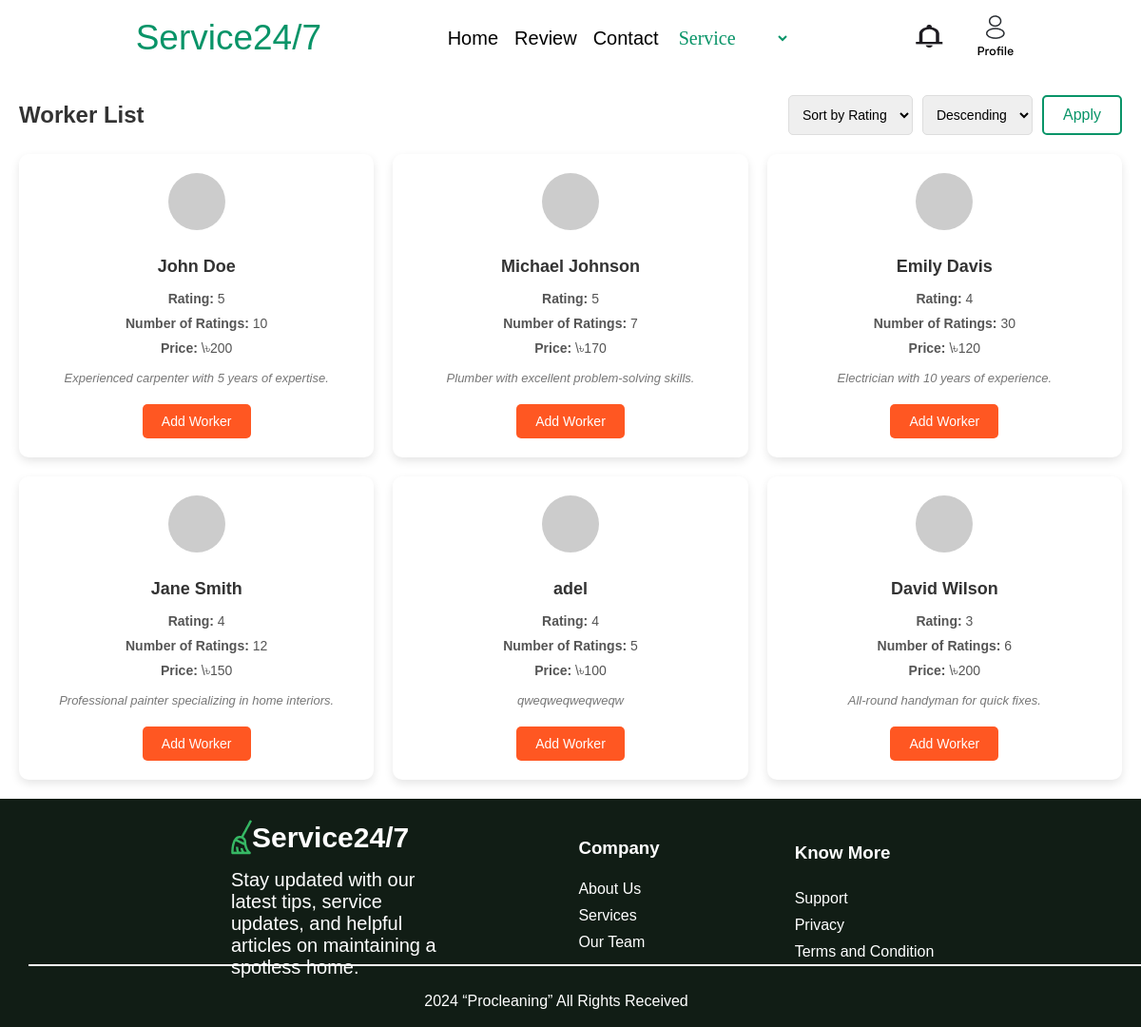
The app's page /Electrician/filter.php with its own data.
### tables this page shows
CREATE TABLE `worker` (
  `id` int(11) NOT NULL,
  `nid` bigint(20) NOT NULL,
  `fullname` varchar(50) NOT NULL,
  `phone` int(11) NOT NULL,
  `email` varchar(50) NOT NULL,
  `password` varchar(100) NOT NULL,
  `work_type` int(11) NOT NULL,
  `detail` text NOT NULL,
  `rating` int(11) NOT NULL,
  `num_of_rating` int(11) NOT NULL,
  `price` int(11) NOT NULL
);

### Electrician/filter.php (the view, shortened to what this page needs)
<?php
$host = 'localhost';
$username = 'root';
$password = '';
$database = 'service24/7';
$conn = new mysqli($host, $username, $password, $database);
$sort_by = isset($_GET['sort_by']) ? $_GET['sort_by'] : 'rating';
$order = isset($_GET['order']) && $_GET['order'] === 'asc' ? 'ASC' : 'DESC';
$C = 3.5;
$M = 10;
$sql = "
    SELECT
        *,
        (
            (rating * num_of_rating + $C * $M) / (num_of_rating + $M)
        ) AS weighted_rating
    FROM worker
    WHERE work_type = 1
    ORDER BY " . ($sort_by === 'price' ? 'price' : 'weighted_rating') . " $order
";
$result = $conn->query($sql);
?>
<!DOCTYPE html>
<html lang="en">
<head>
</head>
<body>
            <header>
                <div style="font-size: 37px; font-weight: 400; color: #099468; margin-left: 10px;">
                    <p style="text-shadow: 5px 5px 5px 5px rgba(0,0,0,0.5);">Service24/7</p>
                </div>
                <div
                    style="font-size: 20px; font-weight: 200;  width: 30vw; display: flex; align-items: center; justify-content: space-between;">
                    <a href="" class="A">Home</a>
                    <a href="" class="A">Review</a>
                    <a href="" class="A">Contact</a>
                    <select style="border: none; font-size: 20px; background-color: #fff; color: #099468; font-family: 'Times New Roman', Times, serif;"
                    name="service" id="serviceSelect" onchange="navigateToPage(this.value)">
                    <option class="Service" value="" selected disabled>Service</option>
                </select>
                </div>
                <div style="display: flex; align-items: center; justify-content: center;">
                    <div><img src="../image/notification.png" alt="" ></div>
                    <div style="padding-left: 35px;">
                        <a href="login.html">
                            <img src="../image/profile.png" alt="Profile">
                        </a>
                    </div>
                </div>
            </header>
    <div class="container">
        <div class="header">
            <h1>Worker List</h1>
            <div class="sort-options">
                <form method="get" style="display: flex; gap: 10px;">
                    <select name="sort_by">
                        <option value="rating" <?php echo $sort_by === 'rating' ? 'selected' : ''; ?>>Sort by Rating</option>
                    </select>
                    <select name="order">
                        <option value="desc" <?php echo $order === 'DESC' ? 'selected' : ''; ?>>Descending</option>
                    </select>
                    <button type="submit" id = "apply" >Apply</button>
                </form>
            </div>
        </div>
        <div class="card-grid">
            <?php
            if ($result->num_rows > 0) {
                while ($row = $result->fetch_assoc()) {
                    echo "<div class='card'>
                            <img src='https://via.placeholder.com/60' alt='Profile Picture'>
                            <h3>{$row['fullname']}</h3>
                            <p><strong>Rating:</strong> {$row['rating']}</p>
                            <p><strong>Number of Ratings:</strong> {$row['num_of_rating']}</p>
                            <p><strong>Price:</strong> \৳{$row['price']}</p>
                            <p class='detail'>{$row['detail']}</p>
                            <form action='Petorder.php' method='get'>
                                <button type='submit' name='worker_id' value='{$row['id']}'>Add Worker</button>
                            </form>
                          </div>";
                }
            } else {
                echo "<p>No workers found</p>";
            }
            ?>
        </div>
    </div>
                <footer>
                    <div id="content">
                        <div id="foot1">
                            <div style="display: flex;align-items: center;">
                                <img src="../image/clean.png" alt="">
                                <span style="font-size: 30px; font-weight: bold;">Service24/7</span>
                            </div>
                            <p style="font-size: 20px; margin-top: 15px;">Stay updated with our latest tips, service updates,
                                and
                                helpful articles on maintaining a spotless home.</p>
                        </div>
                            <div id="foot2">
                                <h3>Company</h3>
                                <a class="flink">About Us</a>
                                <a  class="flink">Services</a>
                                <a  class="flink">Our Team</a>
                            </div>
                            <div id="foot3">
                                <h3  class="flink">Know More</h3>
                                <a class="flink">Support</a>
                                <a class="flink">Privacy</a>
                                <a class="flink">Terms and Condition</a>
                            </div>
                    </div>
                    <hr id="fhr">
                    <div id="foot5">
                        <p>2024 “Procleaning” All Rights Received</p>
                    </div>
                </footer>
</body>
</html>

### Electrician/filter.php (style rules this page uses)
body { font-family: 'Arial', sans-serif; margin: 0; padding: 0; }
header { height: 10vh; width: 100vw; background-color: white; display: flex; justify-content: space-evenly; align-items: center; }
.A { text-decoration: none; position: relative; color: black; padding: 5px 0; }
a::after { content: ""; position: absolute; left: 0; bottom: 0; height: 2px; width: 0%; background-color: #099468; transition: width 0.3s ease; }
.Service { height: 7vh; width: 15vw; border: none; padding: 5px; background: white; }
select { outline: none; }
.container { max-width: 1200px; margin: auto; padding: 20px; }
.header { text-align: center; margin-bottom: 20px; display: flex; justify-content: space-between; align-items: center; }
.header h1 { font-size: 24px; font-weight: 600; color: #333; margin: 0; }
.sort-options { display: flex; gap: 10px; }
.sort-options select { padding: 10px; border-radius: 5px; border: 1px solid #ddd; cursor: pointer; font-size: 14px; }
.card-grid { display: grid; grid-template-columns: repeat(auto-fit, minmax(300px, 1fr)); gap: 20px; }
.card { background: #fff; border-radius: 10px; box-shadow: 0 4px 10px rgba(0, 0, 0, 0.1); padding: 20px; font-size: 14px; display: flex; flex-direction: column; justify-content: space-between; text-align: center; }
.card img { width: 60px; height: 60px; border-radius: 50%; margin: auto; margin-bottom: 10px; }
.card h3 { font-size: 18px; margin-bottom: 10px; color: #333; }
.card p { margin: 5px 0; color: #555; }
.card .detail { color: #777; font-size: 13px; margin: 10px 0; font-style: italic; }
.card button { background-color: #ff5722; color: #fff; padding: 10px 20px; border: none; border-radius: 5px; cursor: pointer; font-size: 14px; margin-top: 10px; }
#apply { background-color: white; border: 2px solid #099468; color: #099468; padding: 10px 20px; font-size: 16px; border-radius: 5px; cursor: pointer; }
footer { height: 30vh; width: 100vw; background-color: #111D15; display: grid; align-items: center; justify-content: center; color: white; }
#content { height: 20vh; width: 90vw; margin-left: 150px; display: flex; align-items: center; justify-content: space-evenly; color: white; }
#foot1 { height: 15vh; width: 20vw; }
#foot2 { height: 15vh; width: 10vw; display: grid; align-items: center; justify-content: center; color: white; }
#foot3 { height: 15vh; width: 15vw; display: grid; align-items: center; justify-content: center; color: white; }
#foot5 { width: 100vw; text-align: center; }
.flink { text-decoration: none; position: relative; color: #fff; padding: 5px 0; }
#fhr { border: 1px solid white; width: 95%; margin-left: 45px; }

### records on screen
worker: fullname "John Doe", rating "5", num_of_rating "10", price "200", detail "Experienced carpenter with 5 years of expertise.", $row['id'] 2 (drawn)
worker: fullname "Michael Johnson", rating "5", num_of_rating "7", price "170", detail "Plumber with excellent problem-solving skills.", $row['id'] 4 (drawn)
worker: fullname "Emily Davis", rating "4", num_of_rating "30", price "120", detail "Electrician with 10 years of experience.", $row['id'] 5 (drawn)
worker: fullname "Jane Smith", rating "4", num_of_rating "12", price "150", detail "Professional painter specializing in home interiors.", $row['id'] 3 (drawn)
worker: fullname "adel", rating "4", num_of_rating "5", price "100", detail "qweqweqweqweqw", $row['id'] 1 (drawn)
worker: fullname "David Wilson", rating "3", num_of_rating "6", price "200", detail "All-round handyman for quick fixes."
